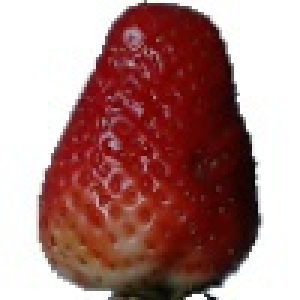
#> input picture lab8/solution/data/strawberry.jpg, 100 x 100 px (shown 3 times larger)
$ python p2.py
#> lines starting #> are read from the running program, lines starting #| are printed output that depends on the picture; after the words box and inside, x2 and y2 are one past the last pixel; in counts of white or black regions, pixels touching at a corner belong together
#--
# p2.py
# demonstrates canny edge detection on an image read from a file
# based on http://scikit-image.org/docs/stable/auto_examples/edges/plot_canny.html#sphx-glr-auto-examples-edges-plot-canny-py
# @author: letsios, sklar
# @created: 28 Jan 2021
#--

import numpy as np
import imageio
import matplotlib.pyplot as plt
import skimage.color as color
import skimage.feature as feature

#-read image from a file into an image object named 'im'
im = imageio.imread( '../data/strawberry.jpg' )
#> im is the input picture: shape (100, 100, 3); mean R, G, B 172.3, 131.1, 128.1

#-convert the image to greyscale for canny edge detection
img = color.rgb2gray( im )
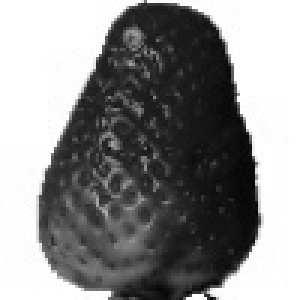
#> img: shape (100, 100) float64 (shown 3 times larger); min 0.0107, max 1, mean 0.548

#-detect edges using Canny algorithm for two values of sigma
edges1 = feature.canny( img, sigma=1 ) #default
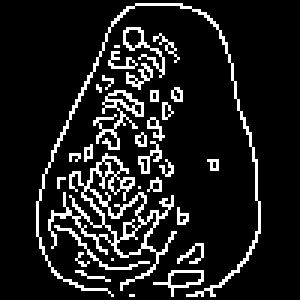
#> edges1: shape (100, 100) bool (shown 3 times larger); 12.1% white in thin lines or dots, all inside (x1, y1, x2, y2) = (12, 1, 87, 99)
edges2 = feature.canny( img, sigma=3 )
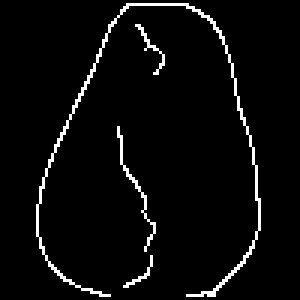
#> edges2: shape (100, 100) bool (shown 3 times larger); 3.9% white in thin lines or dots, all inside (x1, y1, x2, y2) = (12, 1, 87, 99)

#-plot the results
fig, (ax0, ax1, ax2, ax3) = plt.subplots( nrows=1, ncols=4, figsize=(8, 3), sharex=True, sharey=True )

ax0.imshow( im )
ax0.axis( 'off' )
ax0.set_title( 'original image' )

ax1.imshow( img, cmap=plt.cm.gray, interpolation='nearest' )
ax1.axis( 'off' )
ax1.set_title( 'greyscale image' )

ax2.imshow( edges1, cmap=plt.cm.gray, interpolation='nearest' )
ax2.axis( 'off' )
ax2.set_title( 'Canny filter, $\sigma=1$' )

ax3.imshow( edges2, cmap=plt.cm.gray, interpolation='nearest' )
ax3.axis( 'off' )
ax3.set_title( 'Canny filter, $\sigma=3$' )

fig.tight_layout()

plt.savefig( '../images/mycanny.png' )
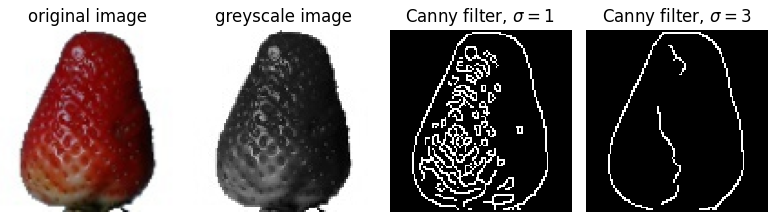
#> figure drawn by matplotlib, 4 panels
plt.show()

$ run again, with lab8/solution/data/apple.jpg copied over lab8/solution/data/strawberry.jpg
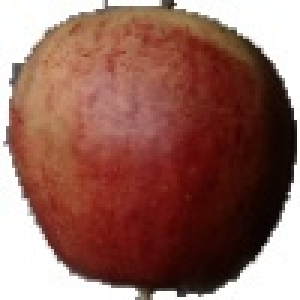
#> input picture lab8/solution/data/apple.jpg, 100 x 100 px (shown 3 times larger)
#> im is the input picture: shape (100, 100, 3); mean R, G, B 147.4, 103.5, 93.8
#> `edges1 = feature.canny( img, sigma=1 )`:
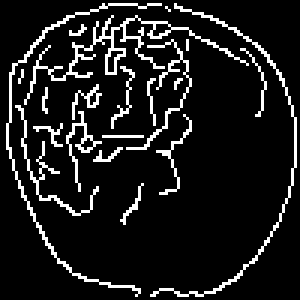
#> edges1: shape (100, 100) bool (shown 3 times larger); 10.7% white in thin lines or dots
#> edges2: shape (100, 100) bool; 3.5% white in thin lines or dots
#> `plt.savefig( '../images/mycanny.png' )`:
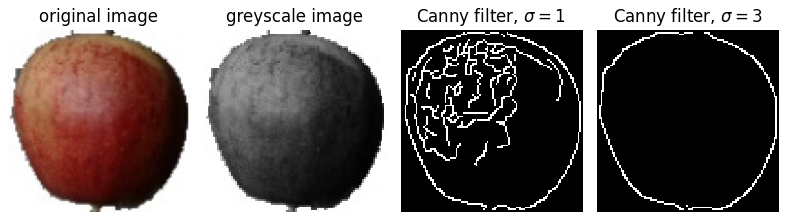
#> figure drawn by matplotlib, 4 panels
